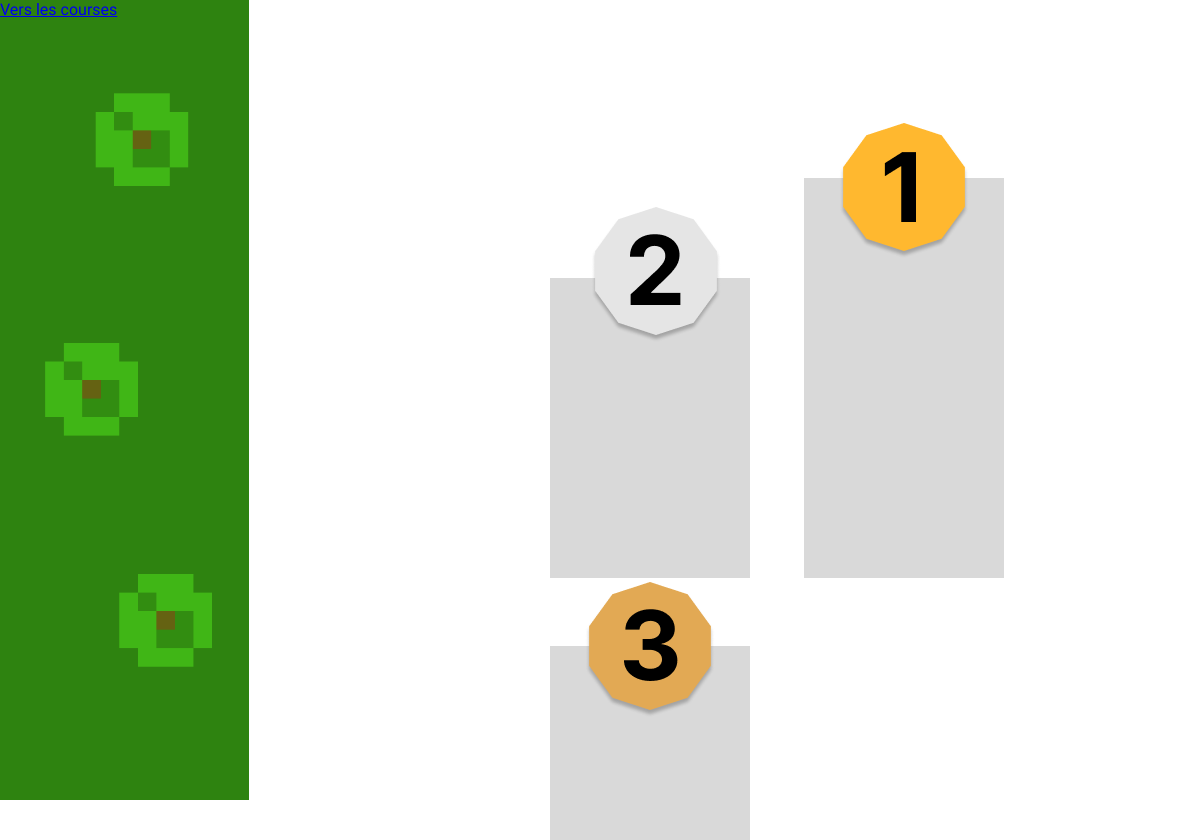
/classement/, run on an earlier commit of the app's database.
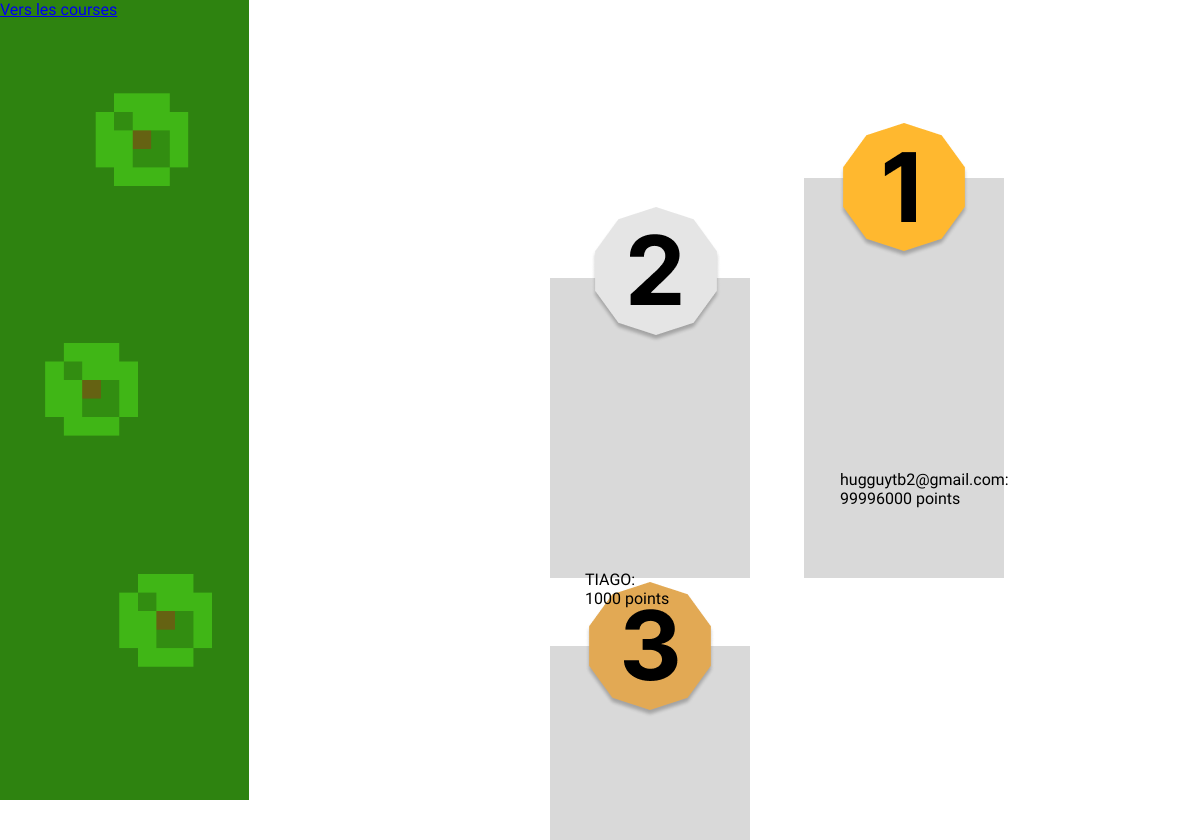
And on a later commit of the database.
### base/models.py (models this page shows)
class UserProfile(models.Model):
    user = models.OneToOneField(User, on_delete=models.CASCADE, related_name='userprofile')
    points = models.IntegerField(default=1000)

### base/views.py (the view)
# urls.py: path("classement/", classementView, name="classement"),
def classementView(request):
    top_users = UserProfile.objects.order_by('-points')[:3]  # Get the top 3 users
    return render(request, 'classement.html', {'top_users': top_users})

### base/templates/classement.html (shortened to what this page needs)
{% extends "base.html" %}
{% block content %}
    <div class="background-court">
        <a href="/">Vers les courses</a>
        <div class="podium">
            <img src="../static/assets/podium-2.png">
            <img src="../static/assets/podium-1.png">
            <img src="../static/assets/podium-3.png">
        </div>
        <div class="nom-gagnant">
            {% for user in top_users %}
                <span id="joueur{{ forloop.counter }}">{{ user.user.username }}:<br> {{ user.points }} points</span>
            {% endfor %}
        </div>
    </div>
{% endblock content %}

### base/templates/base.html (shortened to what this page needs)
<!DOCTYPE html>
<html lang="en">
<head>
 {% load static %}
 <link rel="stylesheet" href="{% static "css/style.css" %}">
</head>
<body>
  {% block content %}{% endblock content %}
</body>
</html>

### base/static/css/style.css (style rules this page uses)
* { padding: 0; margin: 0; box-sizing: border-box; font-family: 'Mulish', sans-serif; transition: 0.3s all ease-in-out; }
body { justify-content: center; align-items: center; height: 100vh; overflow: hidden; }
.background-court { height: 100vh; background-image: url("../assets/fond-without-route.png"); background-size: contain; background-repeat: no-repeat; overflow: hidden; }
.podium { position: absolute; bottom: -10px; left: 500px; }
.podium img { margin-left: 50px; }
.nom-gagnant #joueur2 { position: absolute; top: 570px; left: 585px; }
.nom-gagnant #joueur1 { position: absolute; top: 470px; left: 840px; }

What changed in the data, as far as the page shows it:
added UserProfile: user.username "hugguytb2@gmail.com", points "99996000"
added UserProfile: user.username "TIAGO", points "1000"
